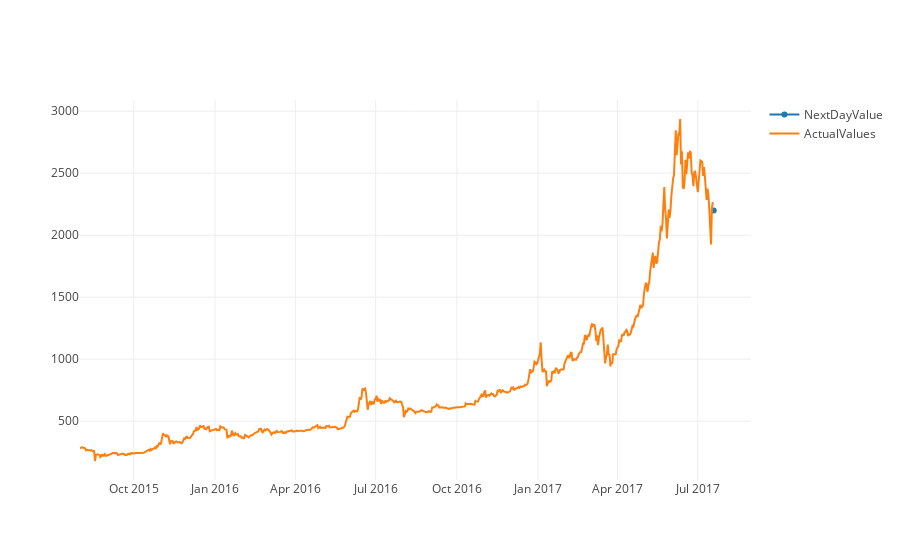

The code cell stored with this chart in its notebook:
### Code cell
our_Predict = go.Scatter( x = prediction.index, y = prediction.predictionPrice, name = 'NextDayValue')

iplot([our_Predict, ActualValues])
# Последнее значение во фрейме "Актуальное значение" - значение в реседине дня. Не в конце торгов
#( прогноз от 18 числа)

### Figure 1 — Plotly figure (JSON) as saved in the notebook; plotly's stock layout.template omitted (floating-point values rounded to 4 significant figures; data arrays with more than 128 entries replaced by an {"elided": "..."} marker saying what was removed)
{"data": [{"name": "NextDayValue", "type": "scatter", "x": ["2017-07-19"], "y": [2199.0]}, {"name": "ActualValues", "type": "scatter", "x": {"elided": "718 str values"}, "y": {"elided": "718 float values"}}], "layout": {}}
